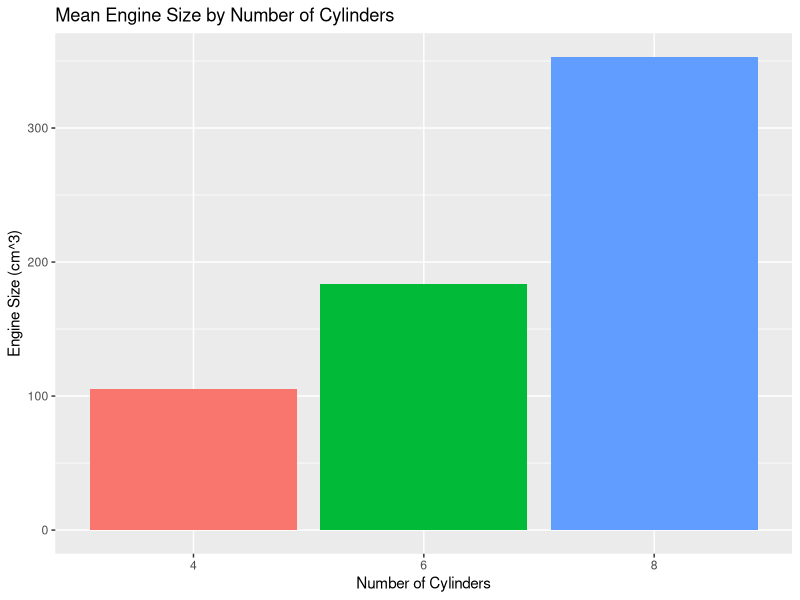

R code for this plot:
## ---- chunk 1
#| warning: false
library(ggplot2)
library(dplyr)
library(knitr)
library(kableExtra)

## ---- chunk 2
data(mtcars)
head(mtcars)
## ---- chunk 3
colnames(mtcars)
## ---- chunk 4
mean_displacement <- mtcars %>%
  group_by(cyl) %>%
  summarise(
    mean_displacement = mean(disp, na.rm = TRUE)
  ) %>%
  arrange(cyl)

## ---- chunk 5
mean_displacement %>%
  kable(
    col.names = c("No. of Cylinders", " Mean Size"),
    caption = "Mean Engine Size by Number of Cylinders"
  ) %>%
  kable_styling(
    bootstrap_options = c("striped", "hover", "condensed", "responsive"),
    font_size = 12
  )

## ---- chunk 6
mean_displacement %>%
  ggplot(aes(x = factor(cyl), y = mean_displacement, fill = factor(cyl))) +
  geom_bar(stat = "identity", show.legend = FALSE) +
  labs(
    x = "Number of Cylinders",
    y = "Engine Size (cm^3)",
    title = "Mean Engine Size by Number of Cylinders"
  ) 
